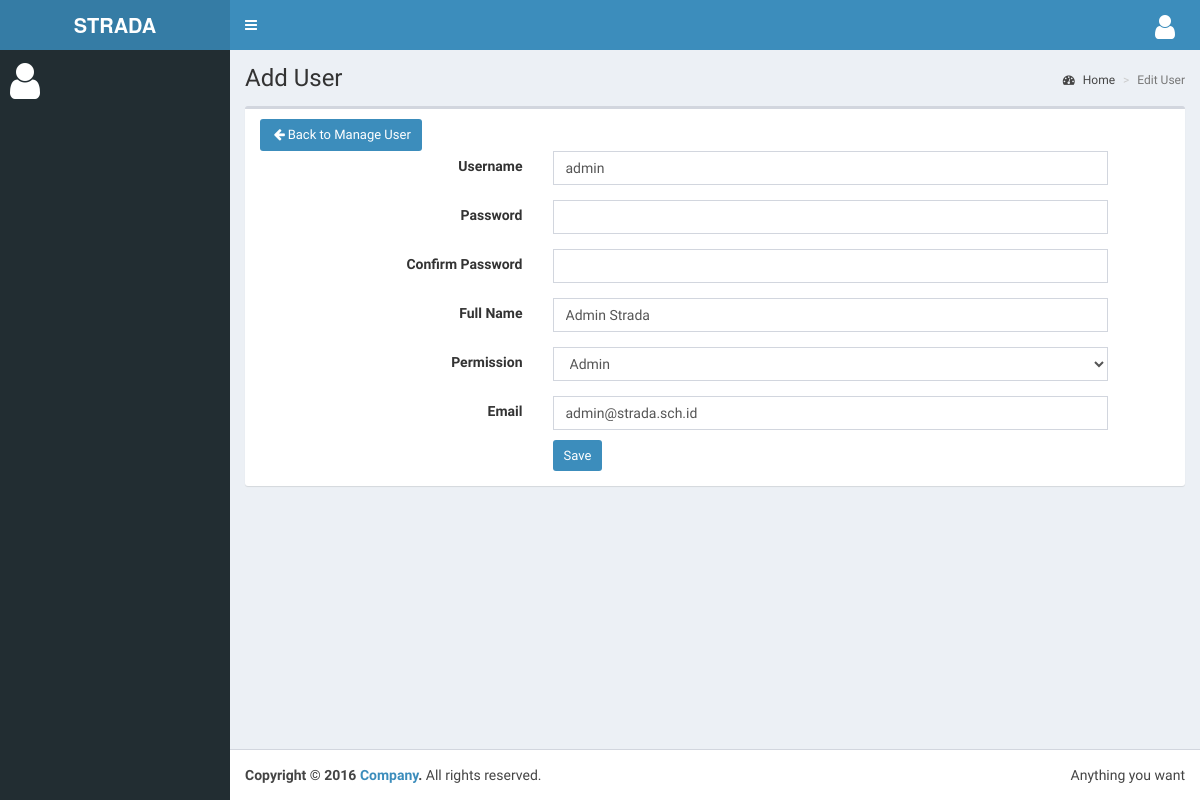
The page /user/edit-user/1 on the database its author committed.
### tables this page shows
CREATE TABLE IF NOT EXISTS `st_user` (
  `id_user` int(11) NOT NULL AUTO_INCREMENT,
  `username` varchar(20) NOT NULL,
  `password` char(32) NOT NULL,
  `email` varchar(100) NOT NULL,
  `last_login` datetime NOT NULL,
  `date_input` datetime NOT NULL,
  `permission` tinyint(2) NOT NULL COMMENT '1 : Admin, 2 : Murid, 3 : Guru',
  `full_name` varchar(100) NOT NULL,
  PRIMARY KEY (`id_user`)
);

### application/controllers/User.php (called while the page is built, shortened)
<?php
class User extends CI_Controller {
	public function __construct(){
		$this->load->model('muser','mus');
    $this->load->library('pagination');
	}
		function edit_user(){
			$data['title_web'] = 'Edit User | Adminpanel Strada';
			$data['path_content'] = 'admin/user/edit_user';
			$id=$this->uri->segment(3);
			$data['result']=$this->mod->getDataWhere('user','id_user',$id);
				$this->form_validation->set_rules('username','Username','required');
				$this->form_validation->set_rules('password','Password','required');
				$this->form_validation->set_rules('email','Email','required|valid_email');
				$this->form_validation->set_rules('full_name','full Name','required');
				$this->form_validation->set_rules('permission','Permission','required');
			if(!$this->form_validation->run()){
				$this->load->view('admin/index',$data);
			}
			else{
				$save = $this->mus->editUser($_POST,$id);
				redirect(base_url($this->uri->segment(1).'/manage_user'));
			}
		}
}
?>

### index.php (called while the page is built, shortened)
<?php
require_once BASEPATH.'core/CodeIgniter.php';

### application/models/Mmodule.php (called while the page is built, shortened)
<?php
class Mmodule extends CI_Model {
	function getDataWhere($table_name,$field,$value){
		$this->db->where($field,$value);
		$query = $this->db->get($table_name);
		if($query->num_rows()>0)
			return $query->row_array();
		else return false;
	}
}
?>

### application/views/admin/user/edit_user.php (the view, shortened to what this page needs)
<!DOCTYPE html>
<html>
<head>
</head>
  <div class="content-wrapper">
    <section class="content-header">
      <h1>
        Add User
      </h1>
      <ol class="breadcrumb">
        <li><a href="#"><i class="fa fa-dashboard"></i> Home</a></li>
        <li class="active">Edit User</li>
      </ol>
    </section>
    <section class="content">
    <div class="box body">
    <div class="container">
       <a class="btn btn-sm vcd-btn-primary btn-rd" style="margin-top:10px" href="<?php echo base_url($this->uri->segment(1).'/manage-user')?>" role="button">
        <i class="fa fa-arrow-left fa-fw" aria-hidden="true"></i>Back to Manage User
      </a>
      <form class="" method="post">
      <div class="form-group">
        <div class="row">
          <div class="col-md-3 col-sm-3 col-xs-3 text-right">
            <label class="control-label">Username</label>
          </div>
          <div class="col-md-6 col-sm-6 col-xs-9">
            <input type="text" class="form-control col-md-7 col-xs-12" name="username" value="<?php echo $result['username']?>">
          </div>
          <div class="col-md-3 col-sm-3 hidden-xs"></div>
        </div>
      </div>
      <div class="form-group">
        <div class="row">
          <div class="col-md-3 col-sm-3 col-xs-3 text-right">
            <label class="control-label">Password</label>
          </div>
          <div class="col-md-6 col-sm-6 col-xs-9">
            <input type="password" class="form-control col-md-7 col-xs-12" name="password">
          </div>
          <div class="col-md-3 col-sm-3 hidden-xs"></div>
        </div>
      </div>
      <div class="form-group">
        <div class="row">
          <div class="col-md-3 col-sm-3 col-xs-3 text-right">
            <label class="control-label">Confirm Password</label>
          </div>
          <div class="col-md-6 col-sm-6 col-xs-9">
            <input type="password" class="form-control col-md-7 col-xs-12" name="confirm_password">
          </div>
          <div class="col-md-3 col-sm-3 hidden-xs"></div>
        </div>
      </div>
      <div class="form-group">
        <div class="row">
          <div class="col-md-3 col-sm-3 col-xs-3 text-right">
            <label class="control-label">Full Name</label>
          </div>
          <div class="col-md-6 col-sm-6 col-xs-9">
            <input type="text" class="form-control col-md-7 col-xs-12" name="full_name" value="<?php echo $result['full_name']?>">
          </div>
          <div class="col-md-3 col-sm-3 hidden-xs"></div>
        </div>
      </div>
      <div class="form-group">
        <div class="row">
          <div class="col-md-3 col-sm-3 col-xs-3 text-right">
            <label class="control-label">Permission</label>
          </div>
          <div class="col-md-6 col-sm-6 col-xs-9">
            <?php
              $options = array(
                  1 => 'Admin',
                  2 => 'Guru',
                  3 => 'Murid'
                );
              echo form_dropdown('permission',$options,$result['permission'],'class="form-control"');
            ?>
          </div>
          <div class="col-md-3 col-sm-3 hidden-xs"></div>
        </div>
      </div>
      <div class="form-group">
        <div class="row">
          <div class="col-md-3 col-sm-3 col-xs-3 text-right">
            <label class="control-label">Email</label>
          </div>
          <div class="col-md-6 col-sm-6 col-xs-9">
            <input type="text" class="form-control col-md-7 col-xs-12" name="email" value="<?php echo $result['email']?>">
            <button class="btn btn-sm vcd-btn-primary btn-rd" style="margin-top:10px" href="#" role="button" type="submit">
              Save
            </button>
          </div>
          <div class="col-md-3 col-sm-3 hidden-xs"></div>
        </div>
      </div>
      </form>
      </div>
      </div>
    </section>
  </div>
</body>
</html>

### asset/asset_default/default.css (style rules this page uses)
.btn-rd { background-color:#3c8dbc; color:#fff; font-size:13px; }
.control-label { padding-top:5px; }

### rows shown on the page
st_user: username "admin", full_name "Admin Strada", permission "Admin", email "admin@strada.sch.id"
